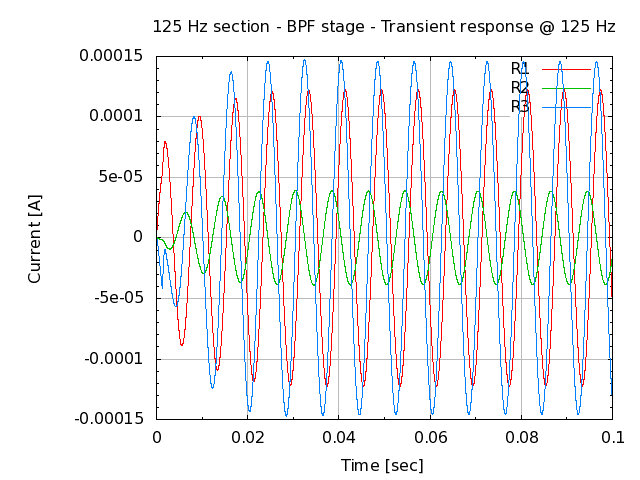

gnuplot code for this plot:
# set terminal
set term png

# set graph
set output "26.000.00.02.29.png"
set title "125 Hz section - BPF stage - Transient response @ 125 Hz"

# setup Y-axis
set grid ytics lt 1 lw 1 lc rgb "#bbbbbb"
set mytics
set ylabel "Current [A]"

# setup X-axis
set grid xtics lt 1 lw 1 lc rgb "#bbbbbb"
set mxtics
set xrange [0:0.1]
set xlabel "Time [sec]"

# setup plot style
set style data lines
plot '26.000.00.02.29.dat' using 1:2 title "R1", \
     '26.000.00.02.29.dat' using 1:3 title "R2", \
     '26.000.00.02.29.dat' using 1:4 title "R3"

# set output back to default
set output

# reset terminal type
set terminal pop
